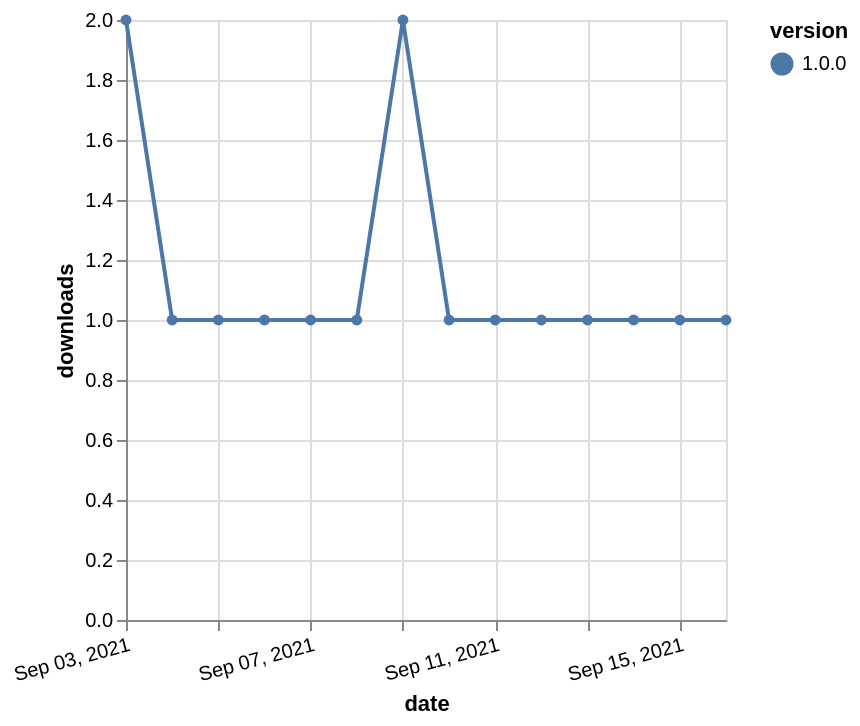

Source (Vega-Lite JSON):
### Vega-Lite specification from a JSON file in a GitHub repository (floating-point values rounded to 4 significant figures)
{"$schema": "https://vega.github.io/schema/vega-lite/v5.json", "description": "A simple bar chart with embedded data.", "data": {"values": [{"date": "2021-09-03", "total": 116, "delta": 2, "version": "1.0.0"}, {"date": "2021-09-04", "total": 117, "delta": 1, "version": "1.0.0"}, {"date": "2021-09-05", "total": 118, "delta": 1, "version": "1.0.0"}, {"date": "2021-09-06", "total": 119, "delta": 1, "version": "1.0.0"}, {"date": "2021-09-07", "total": 120, "delta": 1, "version": "1.0.0"}, {"date": "2021-09-08", "total": 121, "delta": 1, "version": "1.0.0"}, {"date": "2021-09-09", "total": 123, "delta": 2, "version": "1.0.0"}, {"date": "2021-09-10", "total": 124, "delta": 1, "version": "1.0.0"}, {"date": "2021-09-11", "total": 125, "delta": 1, "version": "1.0.0"}, {"date": "2021-09-12", "total": 126, "delta": 1, "version": "1.0.0"}, {"date": "2021-09-13", "total": 127, "delta": 1, "version": "1.0.0"}, {"date": "2021-09-14", "total": 128, "delta": 1, "version": "1.0.0"}, {"date": "2021-09-15", "total": 129, "delta": 1, "version": "1.0.0"}, {"date": "2021-09-16", "total": 130, "delta": 1, "version": "1.0.0"}]}, "width": "container", "mark": {"type": "line", "point": {"filled": true}}, "encoding": {"x": {"field": "date", "type": "temporal", "timeUnit": "yearmonthdate", "title": "date", "axis": {"labelAngle": -15}}, "y": {"field": "delta", "type": "quantitative", "title": "downloads"}, "color": {"field": "version", "type": "nominal"}, "tooltip": {"field": "delta"}}}
